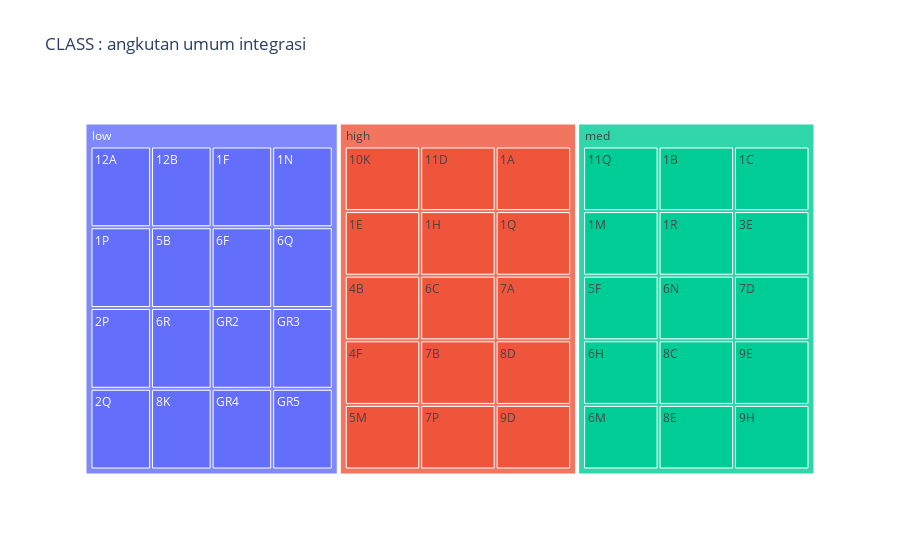
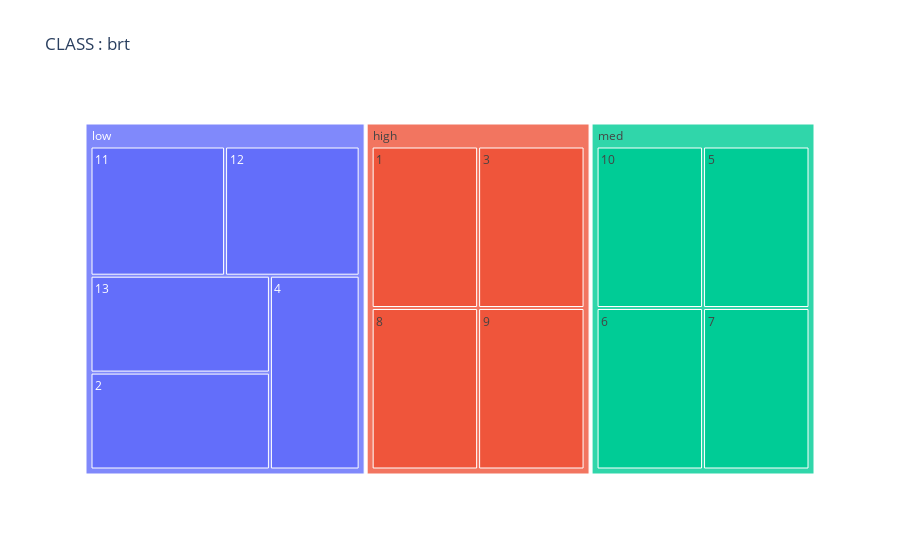
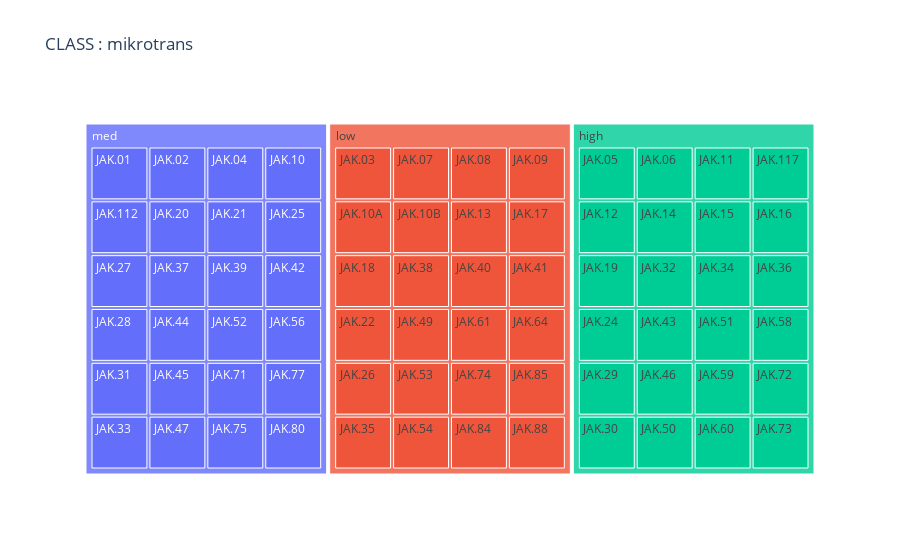

Write notebook code for charts like these, in order.
### Code cell
for j in dfAvg['jenis'].unique():
    labels = []
    for i in dfAvg[dfAvg['jenis']==j]['crowd_class'].unique():
        labels.append(i)

    for i in dfAvg[dfAvg['jenis']==j]['kode_trayek']:
        labels.append(i)

    parents=[]
    for i in labels:
        if str(i) in list(dfAvg[dfAvg['jenis']==j]['kode_trayek'].astype('str')):
            parents.append(dfAvg[dfAvg['kode_trayek']==i]['crowd_class'].iloc[0])
        else:
            parents.append('')

    # Create the Treemap chart
    fig = go.Figure(go.Treemap(
        labels=labels,
        parents=parents,
        hovertemplate='Class: %{parent}<br>Sub-Class: %{label}<extra></extra>'
    ))

    # Set the title
    fig.update_layout(title_text=f'CLASS : {j}')

    # Show the chart
    fig.show()

### Figure 1 — Plotly figure (JSON) as saved in the notebook; plotly's stock layout.template omitted (floating-point values rounded to 4 significant figures)
{"data": [{"hovertemplate": "Class: %{parent}<br>Sub-Class: %{label}<extra></extra>", "labels": ["high", "med", "low", "10K", "11D", "11Q", "12A", "12B", "1A", "1B", "1C", "1E", "1F", "1H", "1M", "1N", "1P", "1Q", "1R", "2P", "2Q", "3E", "4B", "4F", "5B", "5F", "5M", "6C", "6F", "6H", "6M", "6N", "6Q", "6R", "7A", "7B", "7D", "7P", "8C", "8D", "8E", "8K", "9D", "9E", "9H", "GR2", "GR3", "GR4", "GR5"], "parents": ["", "", "", "high", "high", "med", "low", "low", "high", "med", "med", "high", "low", "high", "med", "low", "low", "high", "med", "low", "low", "med", "high", "high", "low", "med", "high", "high", "low", "med", "med", "med", "low", "low", "high", "high", "med", "high", "med", "high", "med", "low", "high", "med", "med", "low", "low", "low", "low"], "type": "treemap"}], "layout": {"title": {"text": "CLASS : angkutan umum integrasi"}}}

### Figure 2 — Plotly figure (JSON) as saved in the notebook; plotly's stock layout.template omitted (floating-point values rounded to 4 significant figures)
{"data": [{"hovertemplate": "Class: %{parent}<br>Sub-Class: %{label}<extra></extra>", "labels": ["high", "med", "low", "1", "10", "11", "12", "13", "2", "3", "4", "5", "6", "7", "8", "9"], "parents": ["", "", "", "high", "med", "low", "low", "low", "low", "high", "low", "med", "med", "med", "high", "high"], "type": "treemap"}], "layout": {"title": {"text": "CLASS : brt"}}}

### Figure 3 — Plotly figure (JSON) as saved in the notebook; plotly's stock layout.template omitted (floating-point values rounded to 4 significant figures)
{"data": [{"hovertemplate": "Class: %{parent}<br>Sub-Class: %{label}<extra></extra>", "labels": ["med", "low", "high", "JAK.01", "JAK.02", "JAK.03", "JAK.04", "JAK.05", "JAK.06", "JAK.07", "JAK.08", "JAK.09", "JAK.10", "JAK.10A", "JAK.10B", "JAK.11", "JAK.112", "JAK.117", "JAK.12", "JAK.13", "JAK.14", "JAK.15", "JAK.16", "JAK.17", "JAK.18", "JAK.19", "JAK.20", "JAK.21", "JAK.22", "JAK.24", "JAK.25", "JAK.26", "JAK.27", "JAK.28", "JAK.29", "JAK.30", "JAK.31", "JAK.32", "JAK.33", "JAK.34", "JAK.35", "JAK.36", "JAK.37", "JAK.38", "JAK.39", "JAK.40", "JAK.41", "JAK.42", "JAK.43", "JAK.44", "JAK.45", "JAK.46", "JAK.47", "JAK.49", "JAK.50", "JAK.51", "JAK.52", "JAK.53", "JAK.54", "JAK.56", "JAK.58", "JAK.59", "JAK.60", "JAK.61", "JAK.64", "JAK.71", "JAK.72", "JAK.73", "JAK.74", "JAK.75", "JAK.77", "JAK.80", "JAK.84", "JAK.85", "JAK.88"], "parents": ["", "", "", "med", "med", "low", "med", "high", "high", "low", "low", "low", "med", "low", "low", "high", "med", "high", "high", "low", "high", "high", "high", "low", "low", "high", "med", "med", "low", "high", "med", "low", "med", "med", "high", "high", "med", "high", "med", "high", "low", "high", "med", "low", "med", "low", "low", "med", "high", "med", "med", "high", "med", "low", "high", "high", "med", "low", "low", "med", "high", "high", "high", "low", "low", "med", "high", "high", "low", "med", "med", "med", "low", "low", "low"], "type": "treemap"}], "layout": {"title": {"text": "CLASS : mikrotrans"}}}
